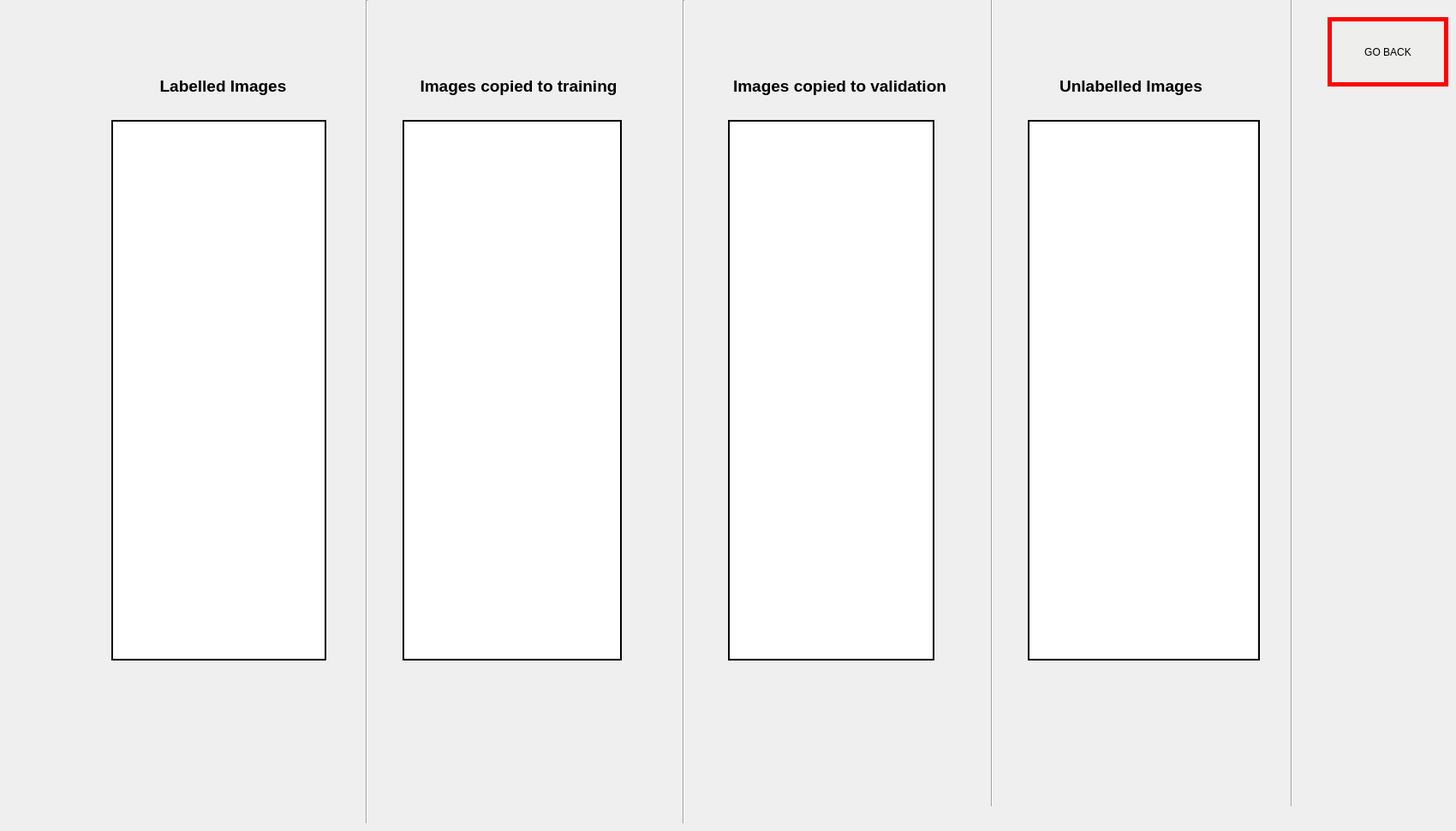
      <widget class="QWidget" name="page_9">
       <widget class="QLabel" name="label_36">
        <property name="geometry">
         <rect>
          <x>120</x>
          <y>80</y>
          <width>281</width>
          <height>41</height>
         </rect>
        </property>
        <property name="text">
         <string>&lt;html&gt;&lt;head/&gt;&lt;body&gt;&lt;p align=&quot;center&quot;&gt;&lt;span style=&quot; font-size:14pt; font-weight:600;&quot;&gt;Labelled Images&lt;/span&gt;&lt;/p&gt;&lt;/body&gt;&lt;/html&gt;</string>
        </property>
       </widget>
       <widget class="Line" name="line_14">
        <property name="geometry">
         <rect>
          <x>1150</x>
          <y>-20</y>
          <width>16</width>
          <height>961</height>
         </rect>
        </property>
        <property name="orientation">
         <enum>Qt::Vertical</enum>
        </property>
       </widget>
       <widget class="Line" name="line_15">
        <property name="geometry">
         <rect>
          <x>790</x>
          <y>0</y>
          <width>16</width>
          <height>961</height>
         </rect>
        </property>
        <property name="orientation">
         <enum>Qt::Vertical</enum>
        </property>
       </widget>
       <widget class="Line" name="line_16">
        <property name="geometry">
         <rect>
          <x>420</x>
          <y>0</y>
          <width>16</width>
          <height>961</height>
         </rect>
        </property>
        <property name="orientation">
         <enum>Qt::Vertical</enum>
        </property>
       </widget>
       <widget class="QLabel" name="label_37">
        <property name="geometry">
         <rect>
          <x>460</x>
          <y>80</y>
          <width>291</width>
          <height>41</height>
         </rect>
        </property>
        <property name="text">
         <string>&lt;html&gt;&lt;head/&gt;&lt;body&gt;&lt;p align=&quot;center&quot;&gt;&lt;span style=&quot; font-size:14pt; font-weight:600;&quot;&gt;Images copied to training&lt;/span&gt;&lt;/p&gt;&lt;/body&gt;&lt;/html&gt;</string>
        </property>
       </widget>
       <widget class="QLabel" name="label_38">
        <property name="geometry">
         <rect>
          <x>1180</x>
          <y>80</y>
          <width>281</width>
          <height>41</height>
         </rect>
        </property>
        <property name="text">
         <string>&lt;html&gt;&lt;head/&gt;&lt;body&gt;&lt;p align=&quot;center&quot;&gt;&lt;span style=&quot; font-size:14pt; font-weight:600;&quot;&gt;Unlabelled Images&lt;/span&gt;&lt;/p&gt;&lt;/body&gt;&lt;/html&gt;</string>
        </property>
       </widget>
       <widget class="QLabel" name="label_39">
        <property name="geometry">
         <rect>
          <x>780</x>
          <y>80</y>
          <width>401</width>
          <height>41</height>
         </rect>
        </property>
        <property name="text">
         <string>&lt;html&gt;&lt;head/&gt;&lt;body&gt;&lt;p align=&quot;center&quot;&gt;&lt;span style=&quot; font-size:14pt; font-weight:600;&quot;&gt;Images copied to validation&lt;/span&gt;&lt;/p&gt;&lt;/body&gt;&lt;/html&gt;</string>
        </property>
       </widget>
       <widget class="QTextBrowser" name="textBrowser_3">
        <property name="geometry">
         <rect>
          <x>130</x>
          <y>140</y>
          <width>251</width>
          <height>631</height>
         </rect>
        </property>
        <property name="font">
         <font>
          <pointsize>14</pointsize>
         </font>
        </property>
        <property name="styleSheet">
         <string notr="true">background-color: rgb(255, 255, 255);
border-style:solid;
border-width:2px</string>
        </property>
       </widget>
       <widget class="Line" name="line_17">
        <property name="geometry">
         <rect>
          <x>1500</x>
          <y>-20</y>
          <width>16</width>
          <height>961</height>
         </rect>
        </property>
        <property name="orientation">
         <enum>Qt::Vertical</enum>
        </property>
       </widget>
       <widget class="QPushButton" name="pushButton_11">
        <property name="geometry">
         <rect>
          <x>1550</x>
          <y>20</y>
          <width>141</width>
          <height>81</height>
         </rect>
        </property>
        <property name="cursor">
         <cursorShape>PointingHandCursor</cursorShape>
        </property>
        <property name="styleSheet">
         <string notr="true">background-color: rgb(238, 238, 236);
border-style:solid;
border-color: rgb(255,0, 0);
border-width:5px;
font: 14pt &quot;DejaVu Sans&quot;;
</string>
        </property>
        <property name="text">
         <string>GO BACK</string>
        </property>
       </widget>
       <widget class="QTextBrowser" name="textBrowser_4">
        <property name="geometry">
         <rect>
          <x>470</x>
          <y>140</y>
          <width>256</width>
          <height>631</height>
         </rect>
        </property>
        <property name="font">
         <font>
          <pointsize>14</pointsize>
         </font>
        </property>
        <property name="styleSheet">
         <string notr="true">
background-color: rgb(255, 255, 255);
border-style:solid;
border-width:2px</string>
        </property>
       </widget>
       <widget class="QTextBrowser" name="textBrowser_5">
        <property name="geometry">
         <rect>
          <x>850</x>
          <y>140</y>
          <width>241</width>
          <height>631</height>
         </rect>
        </property>
        <property name="font">
         <font>
          <pointsize>14</pointsize>
         </font>
        </property>
        <property name="styleSheet">
         <string notr="true">background-color: rgb(255, 255, 255);
border-style:solid;
border-width:2px</string>
        </property>
       </widget>
       <widget class="QTextBrowser" name="textBrowser_6">
        <property name="geometry">
         <rect>
          <x>1200</x>
          <y>140</y>
          <width>271</width>
          <height>631</height>
         </rect>
        </property>
        <property name="font">
         <font>
          <pointsize>14</pointsize>
         </font>
        </property>
        <property name="styleSheet">
         <string notr="true">
background-color: rgb(255, 255, 255);
border-style:solid;
border-width:2px</string>
        </property>
       </widget>
       <widget class="QLabel" name="l_percent">
        <property name="geometry">
         <rect>
          <x>220</x>
          <y>10</y>
          <width>131</width>
          <height>71</height>
         </rect>
        </property>
        <property name="styleSheet">
         <string notr="true">font: bold 18pt;</string>
        </property>
        <property name="text">
         <string>&lt;html&gt;&lt;head/&gt;&lt;body&gt;&lt;p&gt;&lt;br/&gt;&lt;/p&gt;&lt;/body&gt;&lt;/html&gt;</string>
        </property>
       </widget>
       <widget class="QLabel" name="unl_percent">
        <property name="geometry">
         <rect>
          <x>1300</x>
          <y>10</y>
          <width>141</width>
          <height>71</height>
         </rect>
        </property>
        <property name="styleSheet">
         <string notr="true">font: bold 18pt;</string>
        </property>
        <property name="text">
         <string>&lt;html&gt;&lt;head/&gt;&lt;body&gt;&lt;p align=&quot;center&quot;&gt;&lt;br/&gt;&lt;/p&gt;&lt;/body&gt;&lt;/html&gt;</string>
        </property>
       </widget>
      </widget>
